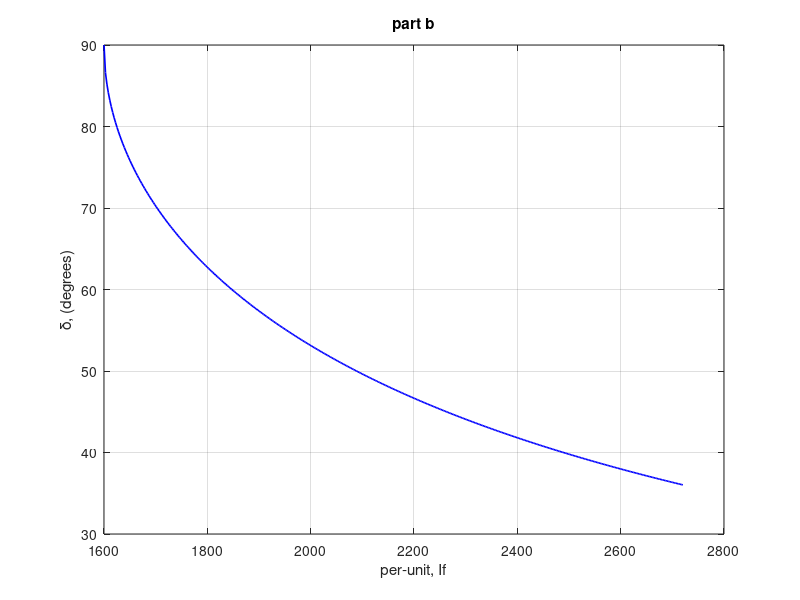

Recreate this plot in MATLAB.
%EE516 Powersystems Power System PQ Curve Analysis 
%Name: Mulualem Ayena Student 
clc; clear; close all;

% Given data
xs   = 2;        % pu
vpu  = 1;        % pu
ppu  = 0.8;      % pu
Ifnl = 1000;     % A

% From part (a): rated over-excited operation at pf = 0.8 lagging
theta = acos(0.8);                 % rad
ia    = 1;                         % pu
eaf_max = abs(vpu + 1j*xs*ia*exp(-1j*theta));
If_max  = Ifnl * eaf_max;

% Stability limit: delta = 90 deg
eaf_min = ppu*xs/vpu;
If_min  = Ifnl * eaf_min;

% Delta range from delta_min to delta_max
delta_min = asin(ppu*xs/(vpu*eaf_max));   % rad
delta_max = pi/2;                         % rad

% Create field current array
If = linspace(If_min, If_max, 400);
eaf = If / Ifnl;

% Compute delta as function of field current
delta = asin(ppu*xs ./ (vpu*eaf));   % rad
delta_deg = delta * 180/pi;          % degrees

% Plot
figure;
plot(If, delta_deg, 'b', 'LineWidth', 1.2);
grid on;
xlabel('per-unit, If');
ylabel('\delta, (degrees)');
title('part b');
